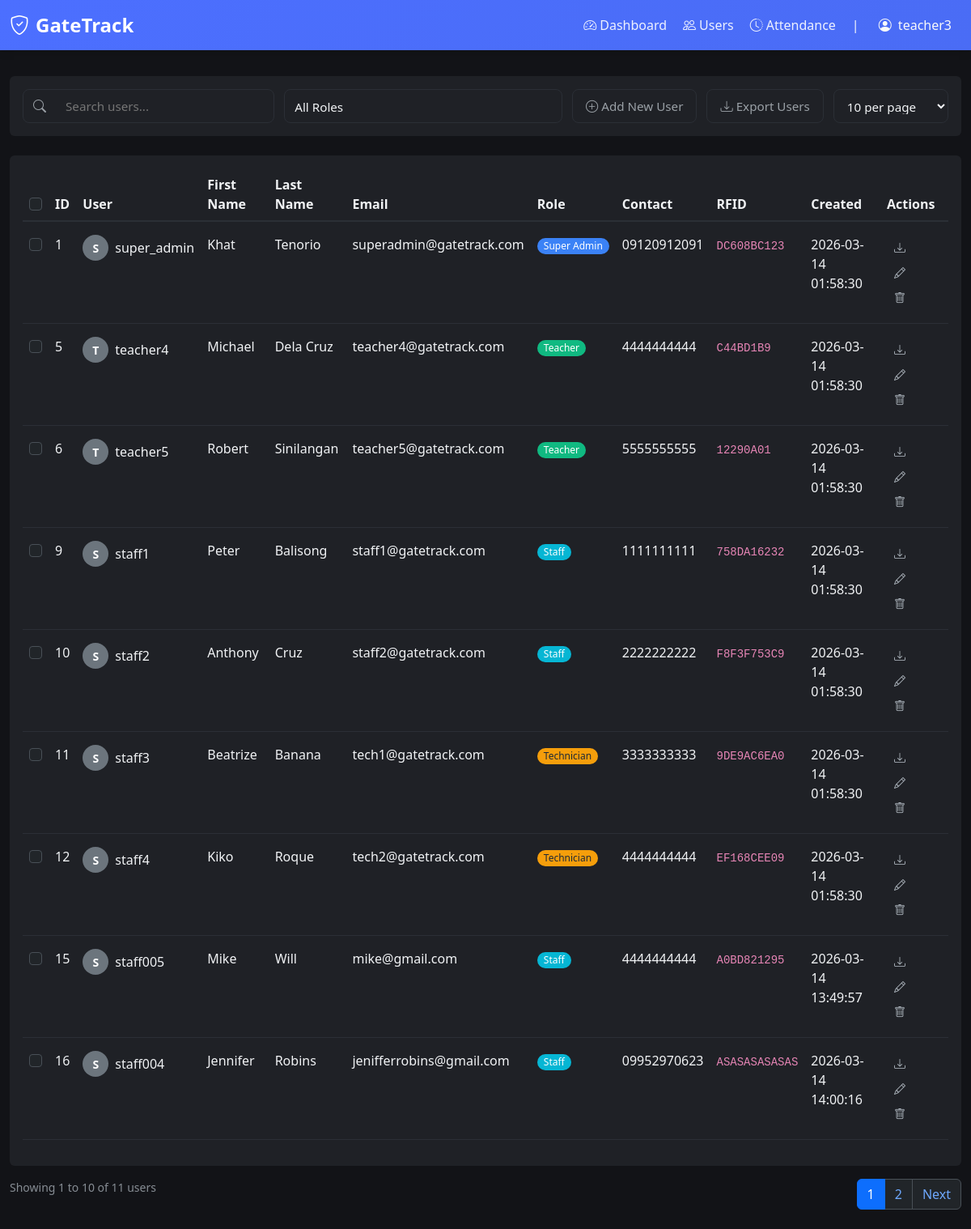
The app's page /users (signed in), older data.
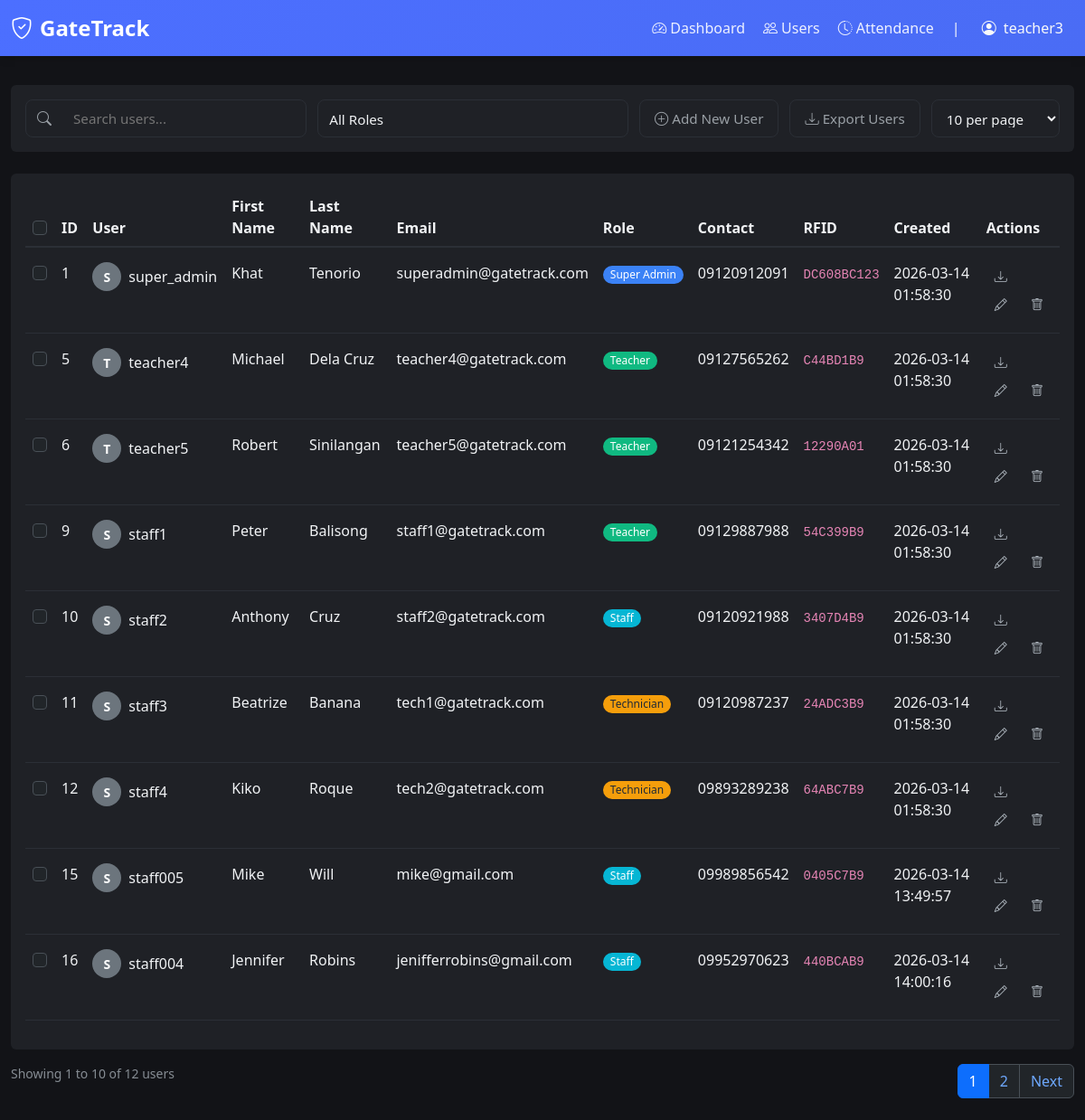
The same page, newer data.
### tables this page shows
CREATE TABLE "users" (id INTEGER NOT NULL, username VARCHAR(80), email VARCHAR(120) NOT NULL, password VARCHAR(200), contact VARCHAR(20), gender VARCHAR(10), role VARCHAR(20) NOT NULL, created_at DATETIME, rfid TEXT, first_name VARCHAR(50), last_name VARCHAR(50), PRIMARY KEY (id), UNIQUE (email));

### app.py (the view)
@app.route('/users')
@login_required
def users():
    if session.get('role') not in ['super_admin', 'teacher']:
        flash('You do not have permission to view this page.', 'error')
        return redirect(url_for('dashboard'))
    page = int(request.args.get('page', 1))
    per_page = int(request.args.get('per_page', 10))
    search_term = request.args.get('search', '').strip()
    role_filter = request.args.get('role', '')
    if per_page not in [10, 20, 30, 100]:
        per_page = 10
    page = max(1, page)
    from database_utils import get_paginated_users
    users, total_count = get_paginated_users(page, per_page, search_term, role_filter)
    total_pages = (total_count + per_page - 1) // per_page
    if page > total_pages and total_pages > 0:
        return redirect(url_for('users', page=total_pages, per_page=per_page,
                               search=search_term, role=role_filter))
    return render_template('users.html',
                         users=users,
                         page=page,
                         per_page=per_page,
                         total_count=total_count,
                         total_pages=total_pages,
                         search_term=search_term,
                         role_filter=role_filter)

### templates/users.html (shortened to what this page needs)
{% extends "nav.html" %}
{% block content %}
<div class="row mt-2 mb-4">
  <div class="col-12">
    <div class="card">
      <div class="card-body">
<form method="GET" action="{{ url_for('users') }}" id="usersFilterForm" style="
            display: flex;
            flex-wrap: nowrap;
            gap: 0.75rem;
            align-items: stretch;
            width: 100%;
            height: 42px;
            font-family: system-ui, -apple-system, sans-serif;
          ">
          <div id="searchContainer" style="
              flex: 1 1 250px;
              display: flex;
              align-items: center;
              border: 1px solid var(--border-color);
              border-radius: 8px;
              background: var(--bg-secondary);
              transition: border-color 0.2s;
              overflow: hidden;
            ">
            <span style="
                padding: 0 0.75rem;
                color: var(--text-secondary);
                display: flex;
                align-items: center;
              ">
              <i class="bi bi-search"></i>
            </span>
            <input type="text"
              name="search"
              placeholder="Search users..."
              id="searchInput"
              value="{{ search_term }}"
              style="
                flex: 1;
                border: none;
                padding: 0 0.75rem;
                font-size: 0.95rem;
                outline: none;
                color: var(--text-primary);
                background: transparent;
              "
              onfocus="this.parentElement.style.borderColor = 'var(--primary)'"
              onblur="this.parentElement.style.borderColor = 'var(--border-color)'"
              onkeypress="if(event.key==='Enter') document.getElementById('usersFilterForm').submit();"
            />
          </div>
          <div style="flex: 3 1 160px">
            <select
              id="roleFilter"
              name="role"
              style="
                width: 100%;
                height: 100%;
                padding: 0.6rem 0.75rem;
                font-size: 0.95rem;
                border: 1px solid var(--border-color);
                border-radius: 8px;
                outline: none;
                color: var(--text-primary);
                background-color: var(--bg-secondary);
                cursor: pointer;
                appearance: none;
                background-repeat: no-repeat;
                background-position: right .75rem center;
                background-size: 1rem;
              "
            >
              <option value="">All Roles</option>
            </select>
          </div>
          <div style="flex: 4 1 220px; display: flex; gap: .75rem">
            <button type="button"
              class="add-user-btn"
              data-bs-toggle="offcanvas"
              data-bs-target="#addUserOffcanvas"
              style="
                flex: 1;
                display: inline-flex;
                align-items: center;
                justify-content: center;
                padding: .6rem 1rem;
                font-size: .95rem;
                font-weight: 500;
                color: var(--text-secondary);
                background: transparent;
                border: 1px solid var(--border-color);
                border-radius: 8px;
                text-decoration: none;
                white-space: nowrap;
                cursor: pointer;
                transition: all .2s;
              "
              onmouseover="this.style.borderColor='var(--text-secondary)';this.style.color='var(--text-primary)';this.style.backgroundColor='var(--bg-secondary)'"
              onmouseout="this.style.borderColor='var(--border-color)';this.style.color='var(--text-secondary)';this.style.backgroundColor='transparent'"
            >
              <i class="bi bi-plus-circle me-1"></i>Add New User
            </button>
              <a href="{{ url_for('export_users_csv', page=page, per_page=per_page, search=search_term, role=role_filter) }}"
              style="
                display: inline-flex;
                align-items: center;
                justify-content: center;
                padding: .6rem 1rem;
                font-size: .95rem;
                font-weight: 500;
                color: var(--text-secondary);
                background: transparent;
                border: 1px solid var(--border-color);
                border-radius: 8px;
                cursor: pointer;
                height: 100%;
                transition: all .2s;
                text-decoration: none;
              "
              onmouseover="this.style.borderColor='var(--text-secondary)';this.style.color='var(--text-primary)';this.style.backgroundColor='var(--bg-secondary)'"
              onmouseout="this.style.borderColor='var(--border-color)';this.style.color='var(--text-secondary)';this.style.backgroundColor='transparent'"
            >
              <i class="bi bi-download me-1"></i>Export Users
            </a>
            <div style="flex: 1 1 140px">
              <select id="perPageSelect" name="per_page" style="
                width: 100%;
                height: 100%;
                padding: .6rem .75rem;
                font-size: .95rem;
                border: 1px solid var(--border-color);
                border-radius: 8px;
                outline: none;
                color: var(--text-primary);
                background-color: var(--bg-secondary);
                cursor: pointer;
              ">
                <option value="10" {{ 'selected' if per_page == 10 }}>10 per page</option>
              </select>
            </div>
          </div>
        </form>
      </div>
    </div>
  </div>
</div>
<div class="mt-4">
  <div class="card">
    <div class="card-body">
      <div class="table-responsive">
        <table class="table table-hover" id="usersTable">
          <thead>
            <tr>
              <th><input class="form-check-input" type="checkbox" id="selectAll" /></th>
              <th>ID</th>
              <th>User</th>
              <th>First Name</th>
              <th>Last Name</th>
              <th>Email</th>
              <th>Role</th>
              <th>Contact</th>
              <th>RFID</th>
              <th>Created</th>
              <th>Actions</th>
            </tr>
          </thead>
          <tbody>
            {% for user in users %}
            {% if user.id != session.get('user_id') %}
            <tr>
              <td class="py-3"><input class="form-check-input" type="checkbox" value="{{ user.id }}" /></td>
              <td class="py-3">{{ user.id }}</td>
              <td class="py-3">
                <div class="d-flex align-items-center">
                  <div class="avatar-circle me-2 bg-secondary" style="background-color: #6c757d !important">
                    {{ user.username[0].upper() if user.username else user.email[0].upper() }}
                  </div>
                  {{ user.username or '-' }}
                </div>
              </td>
              <td class="py-3">{{ user.first_name or '-' }}</td>
              <td class="py-3">{{ user.last_name or '-' }}</td>
              <td class="py-3">{{ user.email }}</td>
              <td class="py-3">
                <span class="badge badge-role-{{ user.role | replace('_', '-') }} rounded-pill px-2 py-1">
                  {{ user.role | replace('_', ' ') | title }}
                </span>
              </td>
              <td class="py-3">{{ user.contact or '-' }}</td>
              <td class="py-3"><code>{{ user.rfid or 'N/A' }}</code></td>
              <td class="py-3">{{ user.created_at.strftime('%Y-%m-%d %H:%M:%S') if user.created_at else '-' }}</td>
              <td class="py-3">
                <a href="{{ url_for('export_user_attendance', user_id=user.id) }}" class="btn btn-sm me-1" title="Export Attendance" download>
                  <i class="bi bi-download"></i>
                </a>
                <button class="btn btn-sm me-1" title="Edit" data-bs-toggle="offcanvas" data-bs-target="#editUserOffcanvas"
                  data-user-id="{{ user.id }}"
                  data-user-role="{{ user.role }}"
                  data-user-username="{{ user.username or '' }}"
                  data-user-first-name="{{ user.first_name or '' }}"
                  data-user-last-name="{{ user.last_name or '' }}"
                  data-user-email="{{ user.email }}"
                  data-user-contact="{{ user.contact or '' }}"
                  data-user-rfid="{{ user.rfid or '' }}">
                  <i class="bi bi-pencil"></i>
                </button>
                <button class="btn btn-sm" title="Delete" data-bs-toggle="modal" data-bs-target="#deleteModal" data-user-id="{{ user.id }}" data-user-email="{{ user.email }}" data-user-role="{{ user.role }}">
                  <i class="bi bi-trash"></i>
                </button>
              </td>
            </tr>
            {% endif %}
            {% endfor %}
          </tbody>
        </table>
      </div>
    </div>
  </div>
  <div class="row mt-3">
    <div class="col-md-6">
      <div class="d-flex align-items-center">
        <span class="text-muted small me-3">
          Showing {{ ((page-1)*per_page + 1)|int }} to {{ [page*per_page, total_count]|min }} of {{ total_count }} users
        </span>
      </div>
    </div>
    <div class="col-md-6">
      {% if total_pages > 1 %}
      <nav aria-label="Users pagination">
        <ul class="pagination justify-content-end mb-0">
          {% for p in range(1, total_pages + 1) %}
          {% if p == page %}
          <li class="page-item active"><span class="page-link">{{ p }}</span></li>
          {% else %}
          <li class="page-item">
            <a class="page-link" href="{{ url_for('users', page=p, per_page=per_page, search=search_term, role=role_filter) }}">{{ p }}</a>
          </li>
          {% endif %}
          {% endfor %}
          {% if page < total_pages %}
          <li class="page-item">
            <a class="page-link" href="{{ url_for('users', page=page+1, per_page=per_page, search=search_term, role=role_filter) }}">Next</a>
          </li>
          {% endif %}
        </ul>
      </nav>
      {% endif %}
    </div>
  </div>
</div>
{% endblock %}

### templates/nav.html (shortened to what this page needs)
<!doctype html>
<html lang="en" data-bs-theme="dark">
  <head>
    <link
      href="{{ url_for('static', filename='bootstrap/5.3.0/css/bootstrap.min.css') }}"
      rel="stylesheet"
    />
    <link
      rel="stylesheet"
      href="{{ url_for('static', filename='css/style.css') }}"
    />
    <link
      rel="stylesheet"
      href="{{ url_for('static', filename='bootstrap-icons/1.11.0/font/bootstrap-icons.css') }}"
    />
  </head>
  <body>
    <nav class="navbar sticky-top navbar-expand-lg navbar-dark">
      <div class="container-fluid">
        <a class="navbar-brand" href="{{ url_for('dashboard') }}">
          <i class="bi bi-shield-check me-2"></i>GateTrack
        </a>
        <div class="collapse navbar-collapse" id="navbarNav">
          <div class="navbar-nav ms-auto">
            <div class="nav-group">
              <ul class="navbar-nav">
                <li class="nav-item">
                  <a
                    class="nav-link{% if request.endpoint == 'dashboard' %} active{% endif %}"
                    href="{{ url_for('dashboard') }}"
                  >
                    <i class="bi bi-speedometer2 me-1"></i>Dashboard
                  </a>
                </li>
                {% if session.get('role') in ['super_admin', 'teacher'] %}
                <li class="nav-item">
                  <a
                    class="nav-link{% if request.endpoint == 'users' %} active{% endif %}"
                    href="{{ url_for('users') }}"
                  >
                    <i class="bi bi-people me-1"></i>Users
                  </a>
                </li>
                <li class="nav-item">
                  <a
                    class="nav-link{% if request.endpoint == 'attendance' %} active{% endif %}"
                    href="{{ url_for('attendance') }}"
                  >
                    <i class="bi bi-clock-history me-1"></i>Attendance
                  </a>
                </li>
                {% endif %}
              </ul>
              <span class="text-light mx-1">|</span>
              <div class="dropdown">
                <button
                  class="btn btn-outline-light dropdown-toggle"
                  type="button"
                  data-bs-toggle="dropdown"
                >
                  <i class="bi bi-person-circle me-1"></i>
                  {{ session.get('username') or session.get('email') }}
                </button>
              </div>
            </div>
          </div>
        </div>
      </div>
    </nav>
    <div class="container-fluid py-4">{% block content %}{% endblock %}</div>
  </body>
</html>

Row changes from the older to the newer data that the page shows:
changed users "teacher4": contact "4444444444" → "09127565262"
changed users "teacher5": contact "5555555555" → "09121254342"
changed users "staff1": role "Staff" → "Teacher"; contact "1111111111" → "09129887988"; rfid "758DA16232" → "54C399B9"
changed users "staff2": contact "2222222222" → "09120921988"; rfid "F8F3F753C9" → "3407D4B9"
changed users "staff3": contact "3333333333" → "09120987237"; rfid "9DE9AC6EA0" → "24ADC3B9"
changed users "staff4": contact "4444444444" → "09893289238"; rfid "EF168CEE09" → "64ABC7B9"
changed users "staff005": contact "4444444444" → "09989856542"; rfid "A0BD821295" → "0405C7B9"
changed users "staff004": rfid "ASASASASASAS" → "440BCAB9"
Text that changed along with them:
{{ total_count }}: "11" → "12"
